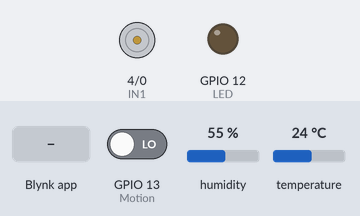
This sketch was run on a simulated ESP8266 (NodeMCU). On the bench: motor-driver pin pairs drawn as motors (green arrow = first pin HIGH = forward, orange = second pin HIGH = backward, longer = more drive, scaled by the enable pin), output pins drawn as LEDs (lit = HIGH). The inputs (shaded band) are chosen by the test bench; at power-on: GPIO 13 (Motion) LOW, humidity 55 %, temperature 24 °C. WiFi joins after 1.5 s; servers stay silent unless stated; what the sketch prints to the serial monitor is not drawn.

Above: at 3.0 s.
3.1 s: Blynk app writes 200 to V1
At 4.0 s:
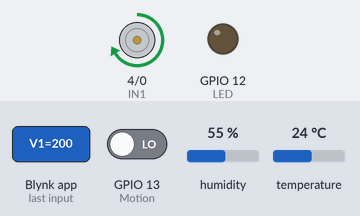
4.6 s: Blynk app writes 1 to V0
At 5.2 s:
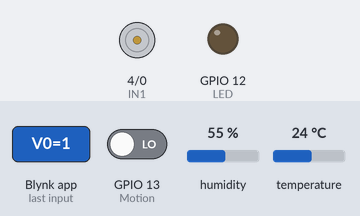
6.1 s: Blynk app writes 0 to V0
At 6.4 s:
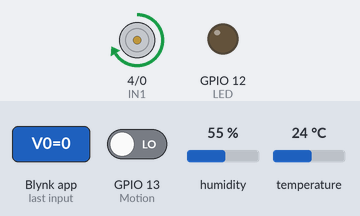
7.6 s: Blynk app writes 200 to V0
At 8.7 s:
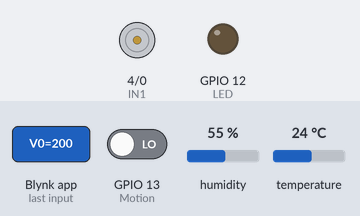
Timing chart, 0 to 10.6 s (numbered marks = the images above; inputs shaded):
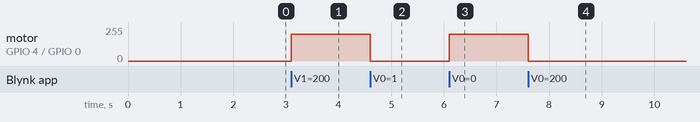

The sketch:

Smart_Ac_controller.ino
```cpp
#define BLYNK_TEMPLATE_ID           "TMPLuuaTZt1y"
#define BLYNK_TEMPLATE_NAME         "Quickstart Device"
#define BLYNK_AUTH_TOKEN            "v1KFQI05STIyvhrHBnLG8xLlYESUxdco"
#define BLYNK_PRINT Serial


#include <ESP8266WiFi.h>
#include <BlynkSimpleEsp8266.h>

char ssid[] = "SIR";
char pass[] = "23112idw71";

#include <DHT.h>

#define ENA 5                              // Digital pin D1
#define IN1 4                             // Digital pin D2
#define IN2 0                            // Digital pin D3
#define LED 12                          // Digital pin D6
#define Motion 13                      // Digital pin D7
#define DHTPIN 2                      // Digital pin D4
#define DHTTYPE DHT11                // Digital pin connected to DHT11
DHT dht(DHTPIN, DHTTYPE);           // Initialize dht type as DHT 11
int val, reg;


void setup()
{
  Serial.begin(115200);
  dht.begin();
  Blynk.begin(BLYNK_AUTH_TOKEN, ssid, pass);//Blynk

  pinMode(Motion, INPUT);   // declare sensor as input
  pinMode(LED, OUTPUT);    // declare LED as output
  digitalWrite (LED, LOW);

  pinMode(ENA, OUTPUT);
  pinMode(IN1, OUTPUT);
  pinMode(IN2, OUTPUT);
}

BLYNK_WRITE(V0)
{
  val = param.asInt();
  regulate();
}

BLYNK_WRITE(V1)
{
  reg = param.asInt();
  regulate();
}


void regulate()
{
  Blynk.virtualWrite(V5, reg/200);
  if (val == 0 && reg > 199)
  {
    digitalWrite(IN1, HIGH);
    digitalWrite(IN2, LOW);
    analogWrite(ENA, reg);
  }

  else
  {
    digitalWrite(IN1, LOW);
    digitalWrite(IN2, LOW);
  }
}


void loop()
{
  Blynk.run();
  long state = digitalRead(Motion);                              //detect movement by 0 or 1
  float h = dht.readHumidity();                                 // Read Humidity
  float t = dht.readTemperature();                             // Read temperature

  if (isnan(h) || isnan(t))                                  // Checking sensor working
  {
    Serial.println(F("Failed to read from DHT sensor!"));
    return;
  }

  else
  {
    Serial.print("Humidity: ");
    Serial.print(h);
    Serial.print("%  Temperature: ");
    Serial.print(t);
    Serial.println("°C ");
    Blynk.virtualWrite(V2, t);
    Blynk.virtualWrite(V4, h);

    if (val == 1)
    {
      if (state == 1 && t > 25.00 && t < 28.00)
      {
        digitalWrite(IN1, HIGH);
        digitalWrite(IN2, LOW);
        analogWrite(ENA, 400);
      }

      else if (state == 1 && t > 27.00 && t < 32.00)
      {
        digitalWrite(IN1, HIGH);
        digitalWrite(IN2, LOW);
        analogWrite(ENA, 700);
      }

      else if (state == 1 && t > 31.00 && t < 35.00)
      {
        digitalWrite(IN1, HIGH);
        digitalWrite(IN2, LOW);
        analogWrite(ENA, 1000);
      }

      else if (state == 1 && t > 34.00)
      {
        digitalWrite(IN1, HIGH);
        digitalWrite(IN2, LOW);
        analogWrite(ENA, 1400);
        digitalWrite(LED, HIGH);
        delay(5000);
        digitalWrite(LED, LOW);
      }

      else
      {
        digitalWrite(IN1, LOW);
        digitalWrite(IN2, LOW);
      }
    }
  }
}
```

Measured:
- after the input at 3.1 s, motor on GPIO 4 (IN1) / GPIO 0 (IN2): stopped → forward 200/255 at once
- after the input at 4.6 s, motor on GPIO 4 (IN1) / GPIO 0 (IN2): forward 200/255 → stopped at once
- after the input at 6.1 s, motor on GPIO 4 (IN1) / GPIO 0 (IN2): stopped → forward 200/255 at once
- after the input at 7.6 s, motor on GPIO 4 (IN1) / GPIO 0 (IN2): forward 200/255 → stopped at once
